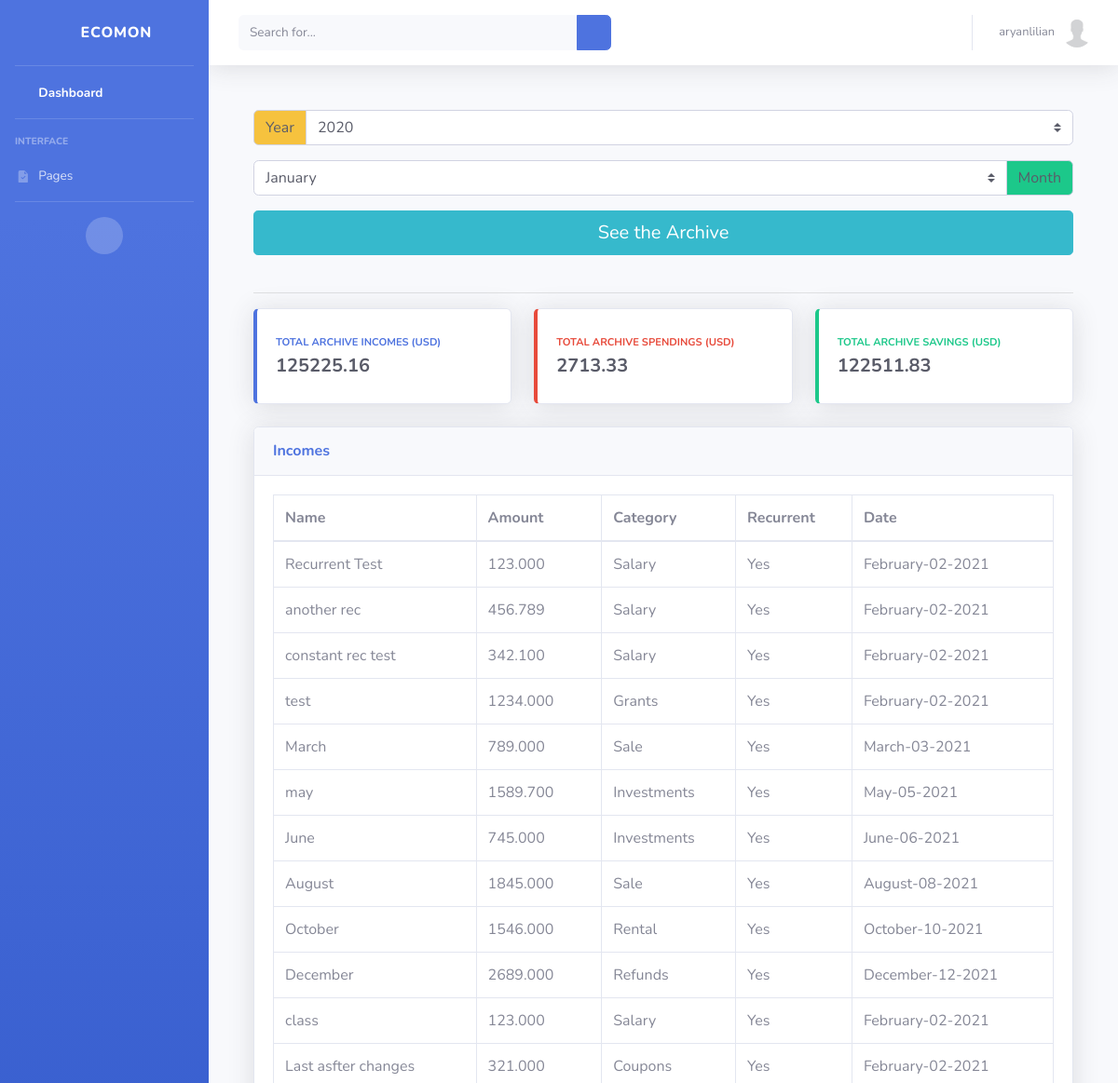
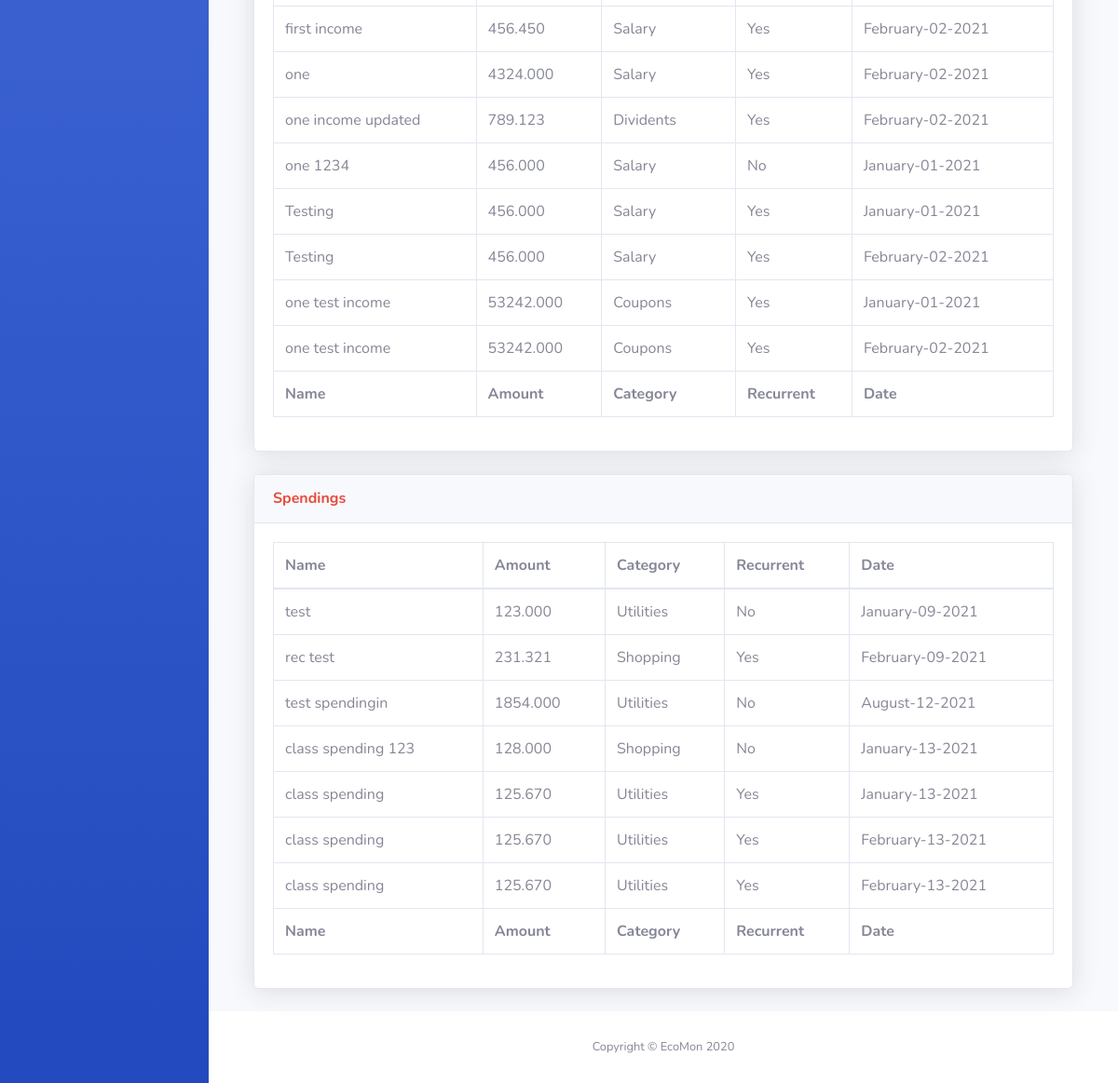
Page /users/archive (signed in) on the earlier database version (2 pictures, top to bottom).
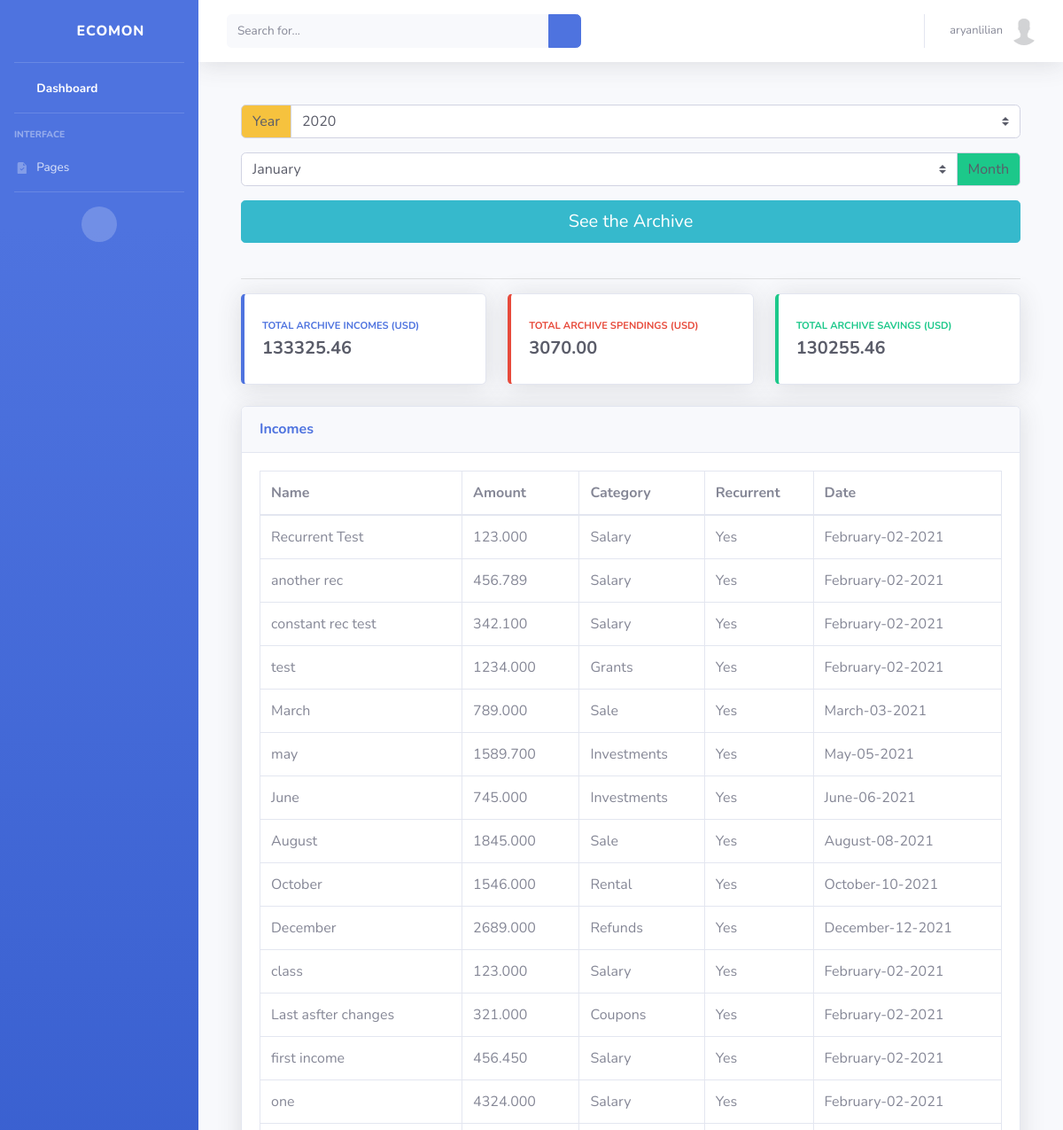
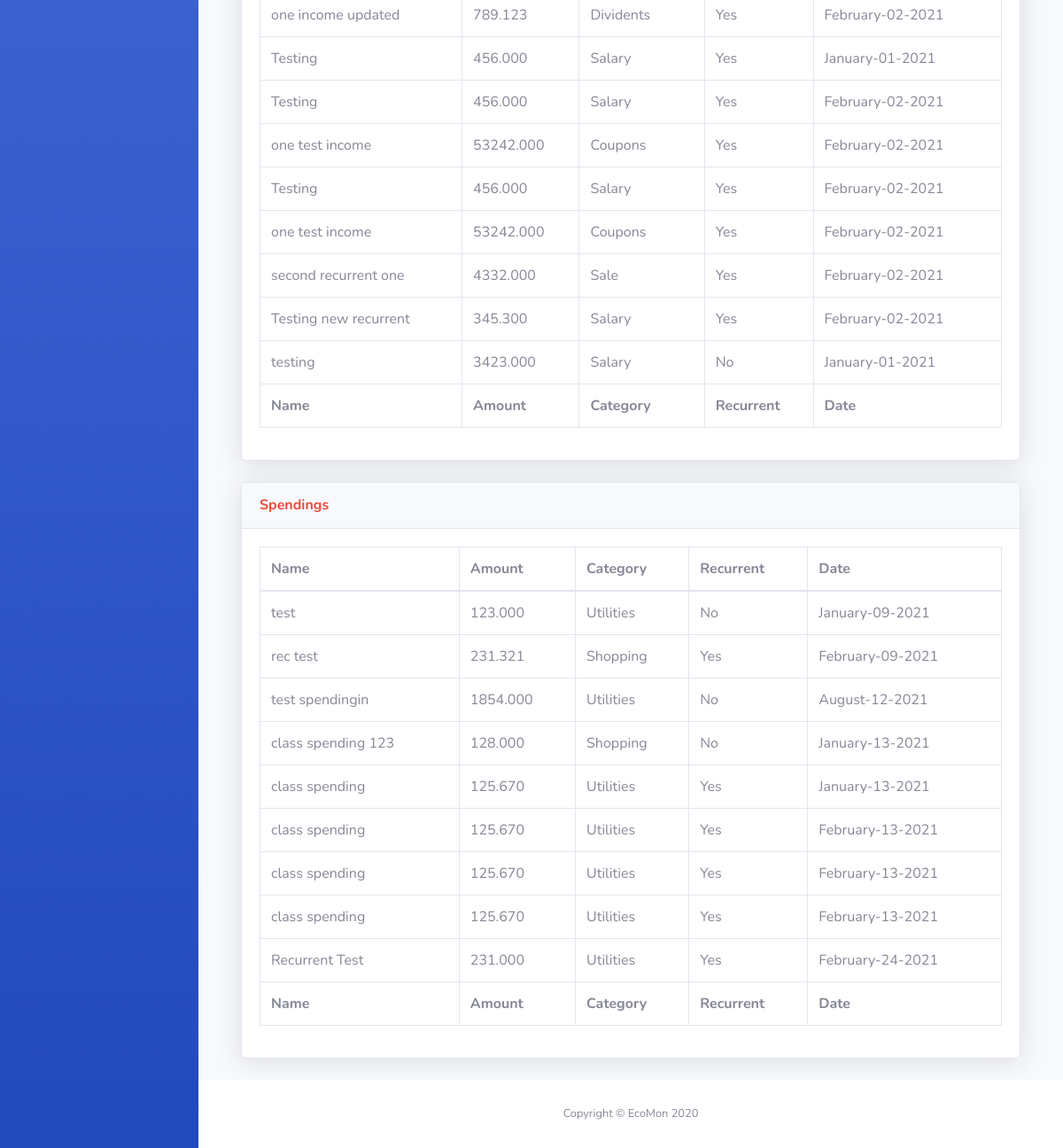
Same page on the later database version (2 pictures, top to bottom).
### users/models.py (models this page shows, shortened)
class Income(models.Model):
    class IncomeCategory(models.TextChoices):
        SALARY = _('Salary')
        AWARDS = _('Awards')
        GRANTS = _('Grants')
        SALE = _('Sale')
        DIVIDENTS = _('Dividents')
        RENTAL = _('Rental')
        REFUNDS = _('Refunds')
        COUPONS = _('Coupons')
        LOTTERY = _('Lottery')
        CAPITAL = _('Capital')
        INVESTMENTS = _('Investments')
        GIFT = _('Gift')
        OTHERS = _('Others')
    user = models.ForeignKey(User, on_delete=models.CASCADE)
    name = models.CharField(_('Name'), max_length=100)
    amount = models.DecimalField(_('Amount'), max_digits=10, decimal_places=3)
    recurrent = models.BooleanField(_('Recurrent Income'), default=False)
    created_date = models.DateTimeField(_('Created Date/Time'), default=timezone.now)
    updated_date = models.DateTimeField(_('Updated Date/Time'), auto_now=True)
    category = models.CharField(
        _('Category'), max_length=11,
        choices=IncomeCategory.choices, default=IncomeCategory.SALARY
    )

class Spending(models.Model):
    class SpendingCategory(models.TextChoices):
        UTILITIES = _('Utilities')
        RENT = _('Rent')
        INVOICES = _('Invoices')
        SHOPPING = _('Shopping')
        FOOD = _('Food')
        EDUCATION = _('Education')
        FUN = _('Fun')
        INSETMENT = _('Investment')
        OTHERS = _('Others')
    user = models.ForeignKey(User, on_delete=models.CASCADE)
    name = models.CharField(_('Name'), max_length=50)
    amount = models.DecimalField(_('Amount'), max_digits=10, decimal_places=3)
    recurrent = models.BooleanField(_('Recurrent Spending'), default=False)
    created_date = models.DateTimeField(_('Created Date/Time'), default=timezone.now)
    updated_date = models.DateTimeField(_('Updated Date/Time'), auto_now=True)
    category = models.CharField(
        _('Category'), max_length=10,
        choices=SpendingCategory.choices, default=SpendingCategory.UTILITIES
    )

### users/views.py (the view, shortened to what this page needs)
# urls.py: path('archive', ArchiveView.as_view(), name='archive'),
class ArchiveView(LoginRequiredMixin, View):
    template_name = 'users/archive.html'
    def get(self, request, *args, **kwargs):
        context = self.get_context_data(**kwargs)
        incomes = Income.objects.filter(user=request.user)
        spendings = Spending.objects.filter(user=request.user)
        total_incomes, total_spendings = assembly(incomes), assembly(spendings)
        context['incomes'] = incomes
        context['spendings'] = spendings
        context['total_incomes'] = total_incomes
        context['total_spendings'] = total_spendings
        context['total_savings'] = total_incomes - total_spendings
        return render(request, self.template_name, context)
    def get_context_data(self, **kwargs):
        context = {
            'currency': Profile.objects.get(user=self.request.user).currency
        }
        return context

### users/utils.py (called while the page is built)
def assembly(obj):
    return round(sum(i.amount for i in obj), 2)

### templates/users/archive.html (shortened to what the changed rows need)
{% extends 'users/base.html' %}
{% block content %}
	<div class="container">
		<br>
		<div class="row">
			<div class="col-xl-4 col-md-6 mb-4">
		        <div class="card border-left-primary shadow h-100 py-2">
		            <div class="card-body">
		                <div class="row no-gutters align-items-center">
		                    <div class="col mr-2">
		                        <div class="text-xs font-weight-bold text-primary text-uppercase mb-1">Total Archive Incomes ({{ currency }})</div>
		                        {% if total_incomes %}
		                        	<div class="h5 mb-0 font-weight-bold text-gray-800">{{ total_incomes }}</div>
		                        {% else %}
		                        	<div class="h5 mb-0 font-weight-bold text-gray-800">0.0</div>
		                        {% endif %}
		                    </div>
		                </div>
		            </div>
		        </div>
		    </div>
		    <div class="col-xl-4 col-md-6 mb-4">
		        <div class="card border-left-danger shadow h-100 py-2">
		            <div class="card-body">
		                <div class="row no-gutters align-items-center">
		                    <div class="col mr-2">
		                        <div class="text-xs font-weight-bold text-danger text-uppercase mb-1">Total Archive Spendings ({{ currency }})</div>
		                        {% if total_spendings %}
		                        	<div class="h5 mb-0 font-weight-bold text-gray-800">{{ total_spendings }}</div>
		                        {% else %}
		                        	<div class="h5 mb-0 font-weight-bold text-gray-800">0.0</div>
		                        {% endif %}
		                    </div>
		                </div>
		            </div>
		        </div>
		    </div>
		    <div class="col-xl-4 col-md-6 mb-4">
		        <div class="card border-left-success shadow h-100 py-2">
		            <div class="card-body">
		                <div class="row no-gutters align-items-center">
		                    <div class="col mr-2">
		                        <div class="text-xs font-weight-bold text-success text-uppercase mb-1">Total Archive Savings  ({{ currency }})</div>
		                        {% if total_savings %}
		                        	<div class="h5 mb-0 font-weight-bold text-gray-800">{{ total_savings }}</div>
		                        {% else %}
		                        	<div class="h5 mb-0 font-weight-bold text-gray-800">0.0</div>
		                        {% endif %}
		                    </div>
		                </div>
		            </div>
		        </div>
		    </div>
		</div>
		<div class="card shadow mb-4">
            <div class="card-body">
              <div class="table-responsive">
                <table class="table table-bordered" id="incomesArchiveDataTable" width="100%" cellspacing="0">
                  <thead>
                    <tr>
                      <th>Name</th>
                      <th>Amount</th>
                      <th>Category</th>
                      <th>Recurrent</th>
                      <th>Date</th>
                    </tr>
                  </thead>
                  <tfoot>
                    <tr>
                      <th>Name</th>
                      <th>Amount</th>
                      <th>Category</th>
                      <th>Recurrent</th>
                      <th>Date</th>
                    </tr>
                  </tfoot>
                  <tbody>
                    {% for income in incomes %}
                    	<div class="row">
                    		<tr>
                				<td>{{ income.name }}</td>
                				<td>{{ income.amount }}</td>
                				<td>{{ income.category }}</td>
	                    		{% if income.recurrent == True %}
                    				<td>Yes</td>
	                    		{% else %}
                    				<td>No</td>
	                    		{% endif %}
                    			<td>{{ income.created_date|date:"F-m-Y" }}</td>
	                    	</tr>
                    	</div>
                    {% endfor %}
                  </tbody>
                </table>
              </div>
            </div>
          </div>
          <div class="card shadow mb-4">
            <div class="card-body">
              <div class="table-responsive">
                <table class="table table-bordered" id="spendingsArchiveDataTable" width="100%" cellspacing="0">
                  <thead>
                    <tr>
                      <th>Name</th>
                      <th>Amount</th>
                      <th>Category</th>
                      <th>Recurrent</th>
                      <th>Date</th>
                    </tr>
                  </thead>
                  <tfoot>
                    <tr>
                      <th>Name</th>
                      <th>Amount</th>
                      <th>Category</th>
                      <th>Recurrent</th>
                      <th>Date</th>
                    </tr>
                  </tfoot>
                  <tbody>
                    {% for spending in spendings %}
                    	<div class="row">
                    		<tr>
                				<td>{{ spending.name }}</td>
                				<td>{{ spending.amount }}</td>
                				<td>{{ spending.category }}</td>
	                    		{% if spending.recurrent == True %}
                    				<td>Yes</td>
	                    		{% else %}
                    				<td>No</td>
	                    		{% endif %}
                    			<td>{{ spending.created_date|date:"F-d-Y" }}</td>
	                    	</tr>
                    	</div>
                    {% endfor %}
                  </tbody>
                </table>
              </div>
            </div>
          </div>
        </div>
{% endblock content %}

Differences in the rows shown:
removed Income: name "one 1234", amount "456.000", category "Salary", recurrent "No", created_date "January-01-2021"
removed Income: name "one test income", amount "53242.000", category "Coupons", recurrent "Yes", created_date "January-01-2021"
added Income: name "Testing", amount "456.000", category "Salary", recurrent "Yes", created_date "February-02-2021"
added Income: name "one test income", amount "53242.000", category "Coupons", recurrent "Yes", created_date "February-02-2021"
added Income: name "second recurrent one", amount "4332.000", category "Sale", recurrent "Yes", created_date "February-02-2021"
added Income: name "Testing new recurrent", amount "345.300", category "Salary", recurrent "Yes", created_date "February-02-2021"
added Income: name "testing", amount "3423.000", category "Salary", recurrent "No", created_date "January-01-2021"
added Spending: name "class spending", amount "125.670", category "Utilities", recurrent "Yes", created_date "February-13-2021"
added Spending: name "Recurrent Test", amount "231.000", category "Utilities", recurrent "Yes", created_date "February-24-2021"
Other differences:
{{ total_incomes }}: "125225.16" → "133325.46"
{{ total_spendings }}: "2713.33" → "3070.00"
{{ total_savings }}: "122511.83" → "130255.46"
